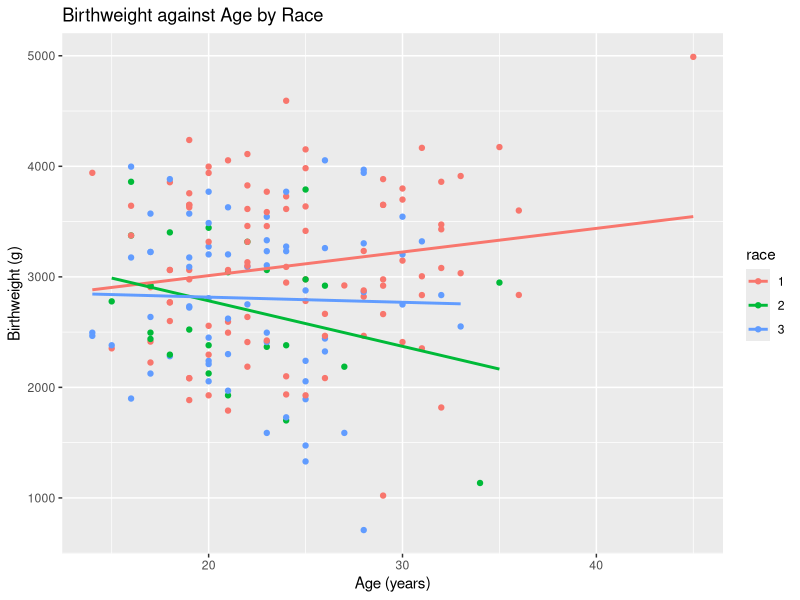

This figure's R source:
## ---- chunk 1
library(MASS)
library(tidyverse)
## ---- chunk 2
Data<-birthwt
## ---- chunk 3
# Need to convert race to be a factor
Data$race<-factor(Data$race)
ggplot(Data, aes(x=age,y=bwt,color=race))+
  geom_point()+
  geom_smooth(method=lm, se=FALSE)+
  labs(x="Age (years)", y="Birthweight (g)",title="Birthweight against Age by Race")
## ---- chunk 4
# Checking dummy coding 
contrasts(Data$race)
result.inter<-lm(bwt~age*race,data=Data)
summary(result.inter)
## ---- chunk 5
# Partial F test is a one sided test
qf((1-0.05),2,(51-6))
1-pf(0.9407,2,(51-6))
## ---- chunk 6
qt(1-(0.05/(2*3)),(51-6))
